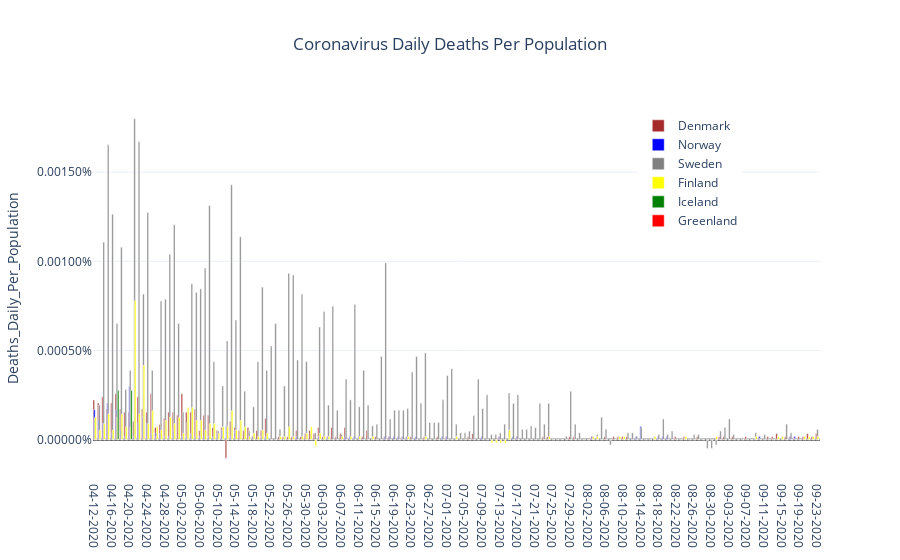

Notebook code cell kept with this figure:
### Code cell
data = []
for mycountry in countries_list:
    data.append(go.Bar(x=country_df[country_df['Country_Region']==mycountry]['Date'],
                               y=country_df[country_df['Country_Region']==mycountry]['Deaths_Daily_Per_Population'],
                               name = rename_dict[mycountry],
                               marker = {'color':colors_dict[mycountry]},width = 0.35))
layout = go.Layout(showlegend = True,
                legend= dict(x=0.75,y=0.97),
                title='Coronavirus Daily Deaths Per Population',
                title_x= 0.5,
                yaxis={'title':'Deaths_Daily_Per_Population',
                       'tickformat':'.5%',
                       #'range': [0.0,0.000085],
                      'zeroline':True,'zerolinecolor':'#000000','zerolinewidth':2.0},
                template='plotly_white')
fig = go.Figure(data=data,layout=layout)

iplot(fig)
myfilename = r'C:\__YOUTUBE__\__POLITICS__\Coronavirus\outputdata\5-CV_Daily_Deaths_Per_Population.png'
fig.write_image(myfilename,width = 852,height = 480, scale = 2.0)
print('Static Image:')
Image(filename=myfilename)

### Figure 1 — Plotly figure (JSON) as saved in the notebook; plotly's stock layout.template omitted (floating-point values rounded to 4 significant figures; data arrays with more than 128 entries replaced by an {"elided": "..."} marker saying what was removed)
{"data": [{"marker": {"color": "brown"}, "name": "Denmark", "type": "bar", "width": 0.35, "x": {"elided": "165 str values"}, "y": {"elided": "165 float values"}}, {"marker": {"color": "blue"}, "name": "Norway", "type": "bar", "width": 0.35, "x": {"elided": "165 str values"}, "y": {"elided": "165 float values"}}, {"marker": {"color": "grey"}, "name": "Sweden", "type": "bar", "width": 0.35, "x": {"elided": "165 str values"}, "y": {"elided": "165 float values"}}, {"marker": {"color": "yellow"}, "name": "Finland", "type": "bar", "width": 0.35, "x": {"elided": "165 str values"}, "y": {"elided": "165 float values"}}, {"marker": {"color": "green"}, "name": "Iceland", "type": "bar", "width": 0.35, "x": {"elided": "165 str values"}, "y": {"elided": "165 float values"}}, {"marker": {"color": "red"}, "name": "Greenland", "type": "bar", "width": 0.35, "x": {"elided": "165 str values"}, "y": {"elided": "165 int values"}}], "layout": {"legend": {"x": 0.75, "y": 0.97}, "showlegend": true, "title": {"text": "Coronavirus Daily Deaths Per Population", "x": 0.5}, "yaxis": {"tickformat": ".5%", "title": {"text": "Deaths_Daily_Per_Population"}, "zeroline": true, "zerolinecolor": "#000000", "zerolinewidth": 2}}}
